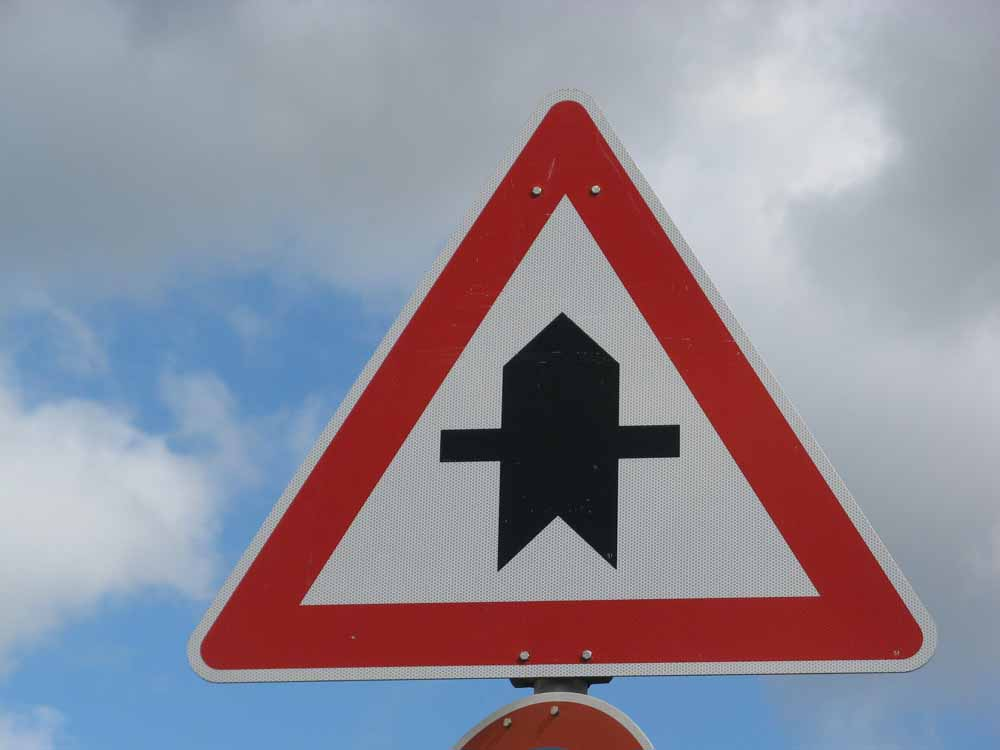
#> input picture P2-Traffic-Sign-Classifier/img/sample_traffic_sign.jpg, 1000 x 750 px
$ jupyter execute --allow-errors 'Data aumentation.ipynb'   (shell and % lines are left out)
#> lines starting #> are read from the running program, lines starting #| are printed output that depends on the picture
# Data augmentation

* ref: https://github.com/vxy10/ImageAugmentation

[cell 1]
import matplotlib.pyplot as plt
import cv2
import numpy as np
import matplotlib.gridspec as gridspec
import pickle
from tqdm import tqdm

[cell 2]
def augment_brightness_camera_images(image):
    image1 = cv2.cvtColor(image,cv2.COLOR_RGB2HSV)
    random_bright = .25 + np.random.uniform()
    image1[:,:,2] = image1[:,:,2]*random_bright
    image1 = cv2.cvtColor(image1,cv2.COLOR_HSV2RGB)
    return image1

def transform_image(img, ang_range, shear_range, trans_range, brightness=0):
    '''
    This function transforms images to generate new images.
    The function takes in following arguments,
    1- Image
    2- ang_range: Range of angles for rotation
    3- shear_range: Range of values for affine transformation
    4- trans_range: Range of values for translation

    A Random uniform distribution is used to generate different parameters for transformation

    '''
    # Rotation

    ang_rot = np.random.uniform(ang_range) - ang_range/2  # set the angle between -ang_range/2 < x < ang_range/2
    rows,cols,ch = img.shape
    """
    getRotationMatrix2D(Point2f center, double angle, double scale)
    * center: rotation center of input
    * angle: rotation angel, the reference is the left top point, if it is positive
    * scale: scale rate, the output is a 2x3 matrix (affine matrix)
    """
    Rot_M = cv2.getRotationMatrix2D((cols/2,rows/2),ang_rot,1)

    # Translation
    tr_x = trans_range*np.random.uniform()-trans_range/2
    tr_y = trans_range*np.random.uniform()-trans_range/2
    Trans_M = np.float32([[1,0,tr_x],[0,1,tr_y]])

    # Shear
    pts1 = np.float32([[5,5],[20,5],[5,20]])

    pt1 = 5+shear_range*np.random.uniform()-shear_range/2
    pt2 = 20+shear_range*np.random.uniform()-shear_range/2

    # Brightness

    pts2 = np.float32([[pt1,5],[pt2,pt1],[5,pt2]])

    shear_M = cv2.getAffineTransform(pts1,pts2)

    img = cv2.warpAffine(img,Rot_M,(cols,rows))
    img = cv2.warpAffine(img,Trans_M,(cols,rows))
    img = cv2.warpAffine(img,shear_M,(cols,rows))

    if brightness == 1:
        img = augment_brightness_camera_images(img)
    return img

[cell 3]
image = plt.imread("img//sample_traffic_sign.jpg")
#> image is the input picture: shape (750, 1000, 3); mean R, G, B 144.6, 140.2, 153.4

#img = transform_image(image,20,10,5,brightness=1)
plt.imshow(image)

[cell 4]
gs1 = gridspec.GridSpec(10, 10)
gs1.update(wspace=0.01, hspace=0.02) # set the spacing between axes.
plt.figure(figsize=(15,15))
for i in range(100):
    ax1 = plt.subplot(gs1[i])
    ax1.set_xticklabels([])
    ax1.set_yticklabels([])
    ax1.set_aspect('equal')
    img = transform_image(image,20,10,5,brightness=1)

    plt.subplot(10,10,i+1)
    plt.imshow(img)
    plt.axis('off')
#> this loop made 100 passes
#> pass 1, in transform_image, `img = cv2.warpAffine(img,Rot_M,(cols,rows))`:
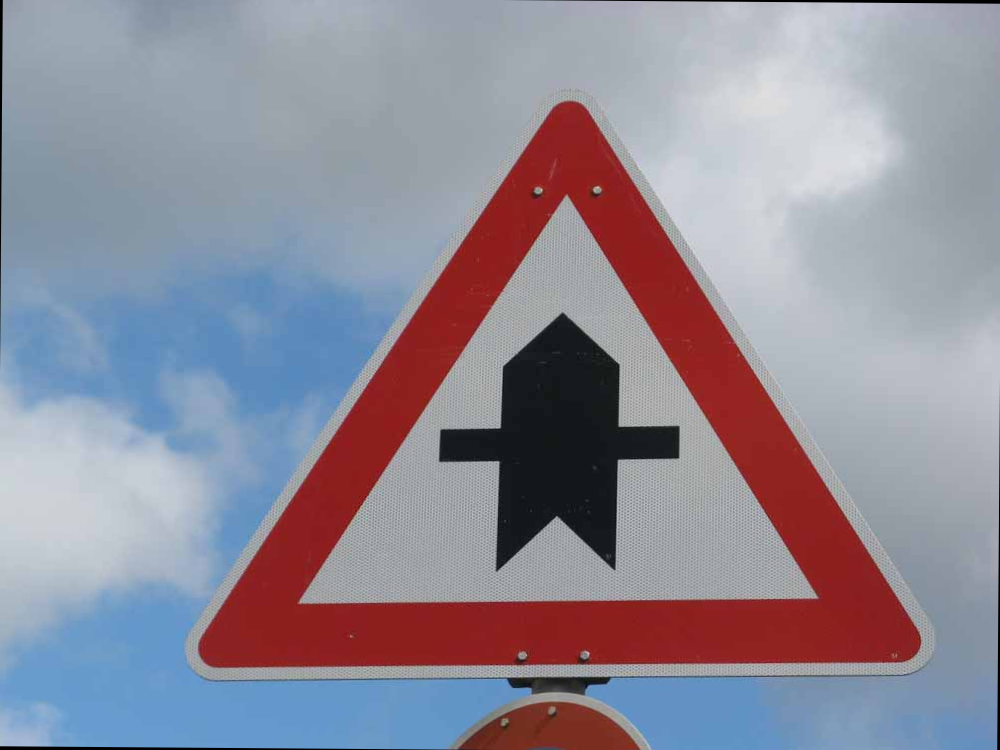
#> img: shape (750, 1000, 3); mean of channels 0, 1, 2 144, 139.6, 152.7; drawn as R, G, B
#> pass 1, in transform_image, `img = cv2.warpAffine(img,Trans_M,(cols,rows))`:
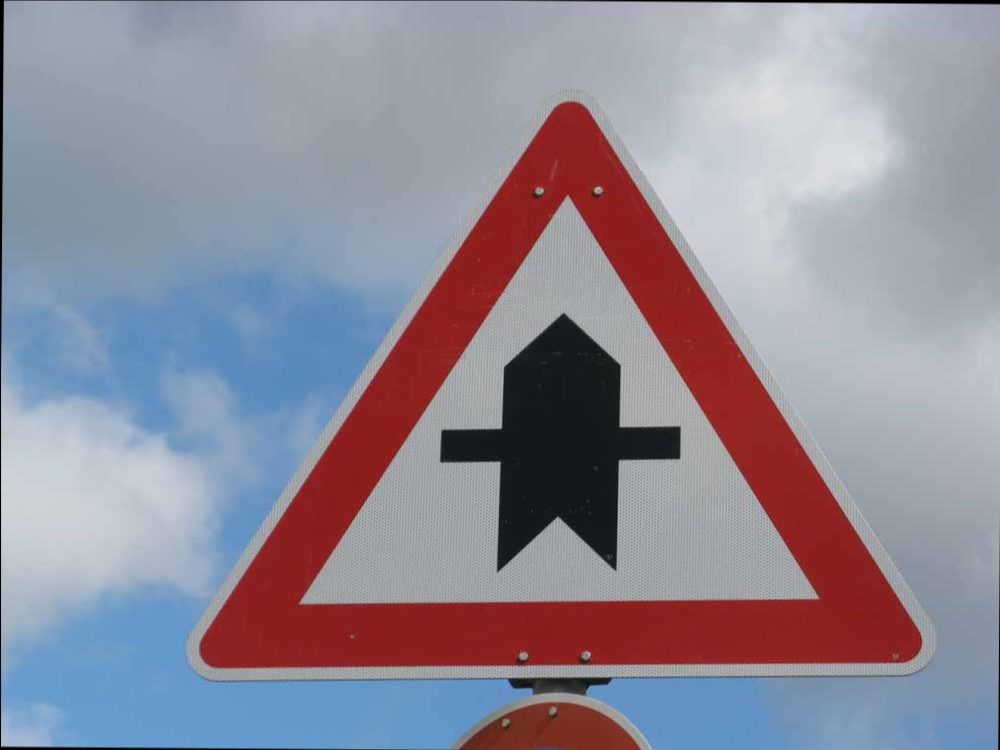
#> img: shape (750, 1000, 3); mean of channels 0, 1, 2 143.9, 139.5, 152.6; drawn as R, G, B
#> pass 1, in transform_image, `img = cv2.warpAffine(img,shear_M,(cols,rows))`:
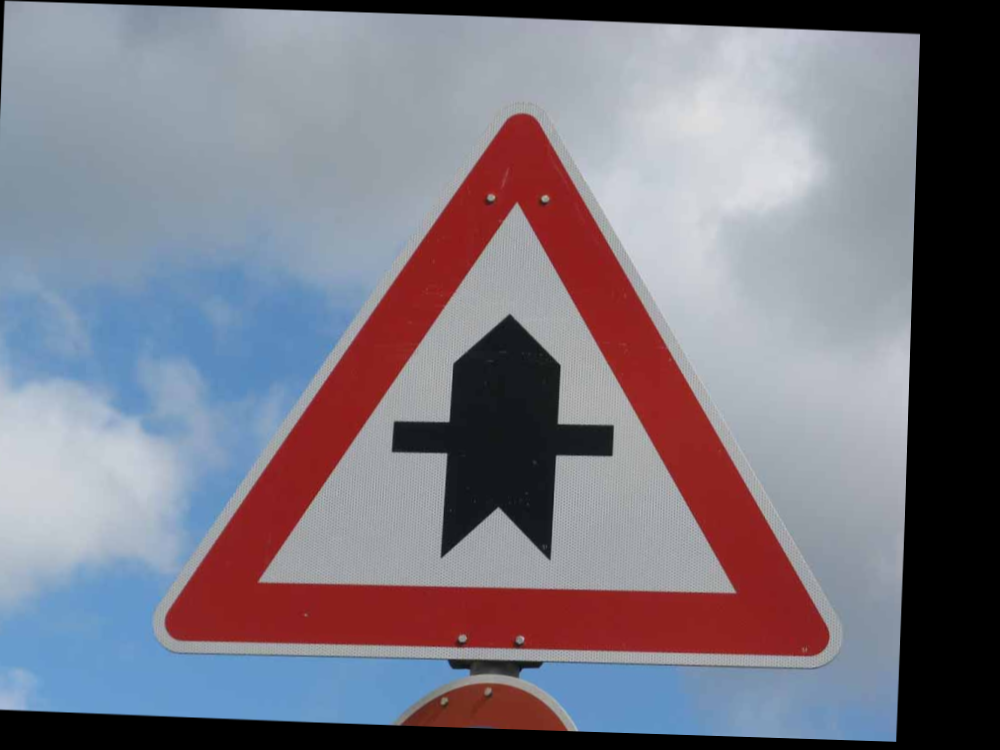
#> img: shape (750, 1000, 3); mean of channels 0, 1, 2 124.4, 120.3, 131.6; drawn as R, G, B
plt.show()
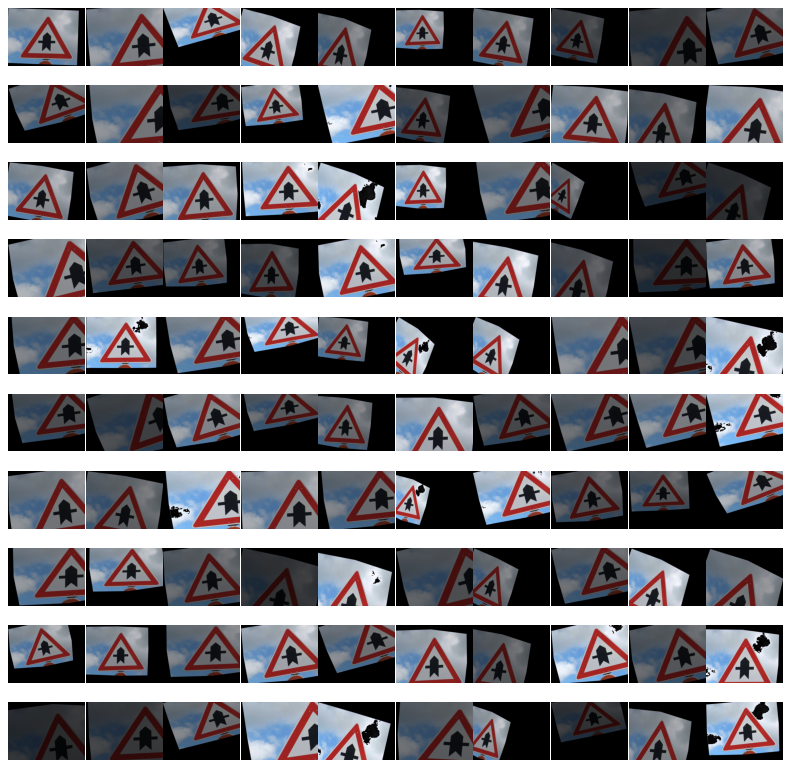
#> figure drawn by matplotlib, 100 panels

$ run again, with P2-Traffic-Sign-Classifier/img/INPUT.png saved as P2-Traffic-Sign-Classifier/img/sample_traffic_sign.jpg
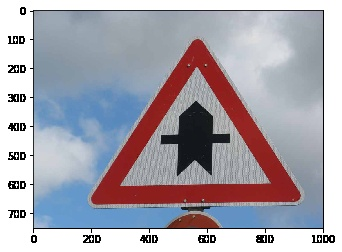
#> input picture P2-Traffic-Sign-Classifier/img/INPUT.png, 342 x 252 px
#> image is the input picture: shape (252, 342, 3); mean R, G, B 167.9, 164.6, 174.2
#> the loop `for i in range(100):` made 100 passes
#> pass 1, in transform_image, `img = cv2.warpAffine(img,Trans_M,(cols,rows))`:
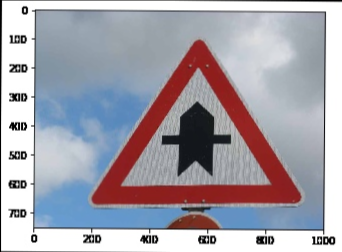
#> img: shape (252, 342, 3); mean of channels 0, 1, 2 166, 162.7, 172.3; drawn as R, G, B
#> pass 1, in transform_image, `img = cv2.warpAffine(img,shear_M,(cols,rows))`:
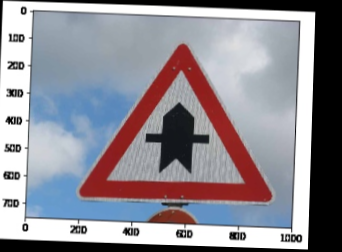
#> img: shape (252, 342, 3); mean of channels 0, 1, 2 143.6, 140.7, 149.1; drawn as R, G, B
